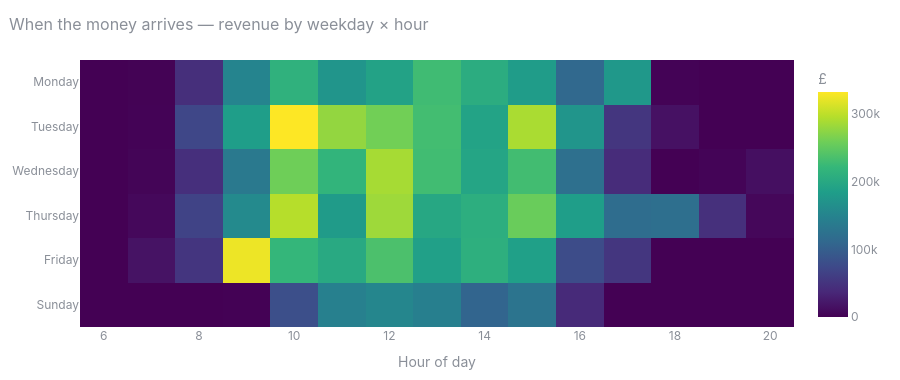

Notebook code for this chart:
### Markdown cell above
**So-what.** Revenue is flat at roughly £0.5–0.75M/month until August, then **climbs Sep → Oct → Nov (£1.02M → £1.07M → £1.46M)**. November is ~2.2× the Mar–Aug average. December 2011 looks low only because the data stops on the 9th. Gift retailers buy stock early: the surge starts in *September*, so inventory and ad budgets must be committed by August.

### Code cell
viz.hour_weekday_heatmap(orders)

### Figure 1 — Plotly figure (JSON) as saved in the notebook; plotly's stock layout.template omitted (floating-point values rounded to 4 significant figures)
{"data": [{"colorbar": {"title": {"text": "£"}}, "colorscale": [[0.0, "#440154"], [0.1111, "#482878"], [0.2222, "#3e4989"], [0.3333, "#31688e"], [0.4444, "#26828e"], [0.5556, "#1f9e89"], [0.6667, "#35b779"], [0.7778, "#6ece58"], [0.8889, "#b5de2b"], [1.0, "#fde725"]], "hovertemplate": "%{y} %{x}:00<br>£%{z:,.0f}<extra></extra>", "type": "heatmap", "x": [6, 7, 8, 9, 10, 11, 12, 13, 14, 15, 16, 17, 18, 19, 20], "y": ["Monday", "Tuesday", "Wednesday", "Thursday", "Friday", "Sunday"], "z": [[0.0, 1445.0, 44330.0, 151000.0, 213000.0, 173200.0, 191400.0, 229000.0, 206400.0, 181900.0, 112000.0, 177100.0, 2218.0, 0.0, 0.0], [0.0, 1963.0, 71790.0, 184900.0, 332900.0, 278300.0, 260300.0, 231200.0, 192000.0, 290400.0, 173500.0, 52380.0, 15580.0, 0.0, 0.0], [0.0, 3343.0, 44660.0, 135500.0, 258600.0, 217300.0, 288100.0, 230000.0, 194800.0, 230600.0, 122500.0, 41060.0, 0.0, 2893.0, 13030.0], [4.25, 6884.0, 66720.0, 158800.0, 296200.0, 181400.0, 283800.0, 198300.0, 208700.0, 255700.0, 184500.0, 117900.0, 121200.0, 45830.0, 5780.0], [0.0, 16830.0, 51800.0, 324700.0, 220300.0, 201100.0, 236700.0, 188400.0, 210100.0, 187400.0, 77030.0, 52550.0, 75.5, 373.0, 19.19], [0.0, 0.0, 0.0, 778.8, 80780.0, 145500.0, 152600.0, 143600.0, 107800.0, 128100.0, 39140.0, 0.0, 0.0, 0.0, 0.0]]}], "layout": {"font": {"color": "#8a8f98", "family": "Inter, system-ui, sans-serif", "size": 12}, "height": 380, "hoverlabel": {"font": {"size": 12}}, "legend": {"bgcolor": "rgba(0,0,0,0)"}, "margin": {"b": 45, "l": 50, "r": 20, "t": 60}, "paper_bgcolor": "rgba(0,0,0,0)", "plot_bgcolor": "rgba(0,0,0,0)", "title": {"font": {"size": 16}, "text": "When the money arrives — revenue by weekday × hour", "x": 0.01}, "xaxis": {"gridcolor": "rgba(128,128,128,.18)", "title": {"text": "Hour of day"}, "zeroline": false}, "yaxis": {"autorange": "reversed", "gridcolor": "rgba(128,128,128,.18)", "zeroline": false}}}
